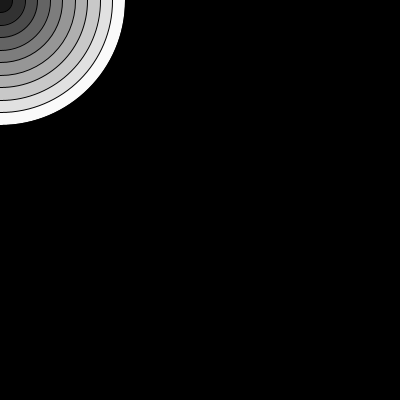
Frame 1 (no input)
Frame 60 (the mouse pressed at the canvas centre just before this capture): identical to frame 1, image omitted
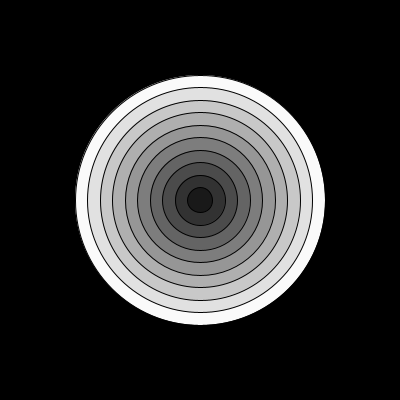
Frame 120 (the mouse held since frame 60 and released just before this capture)

The Processing sketch that drew these frames (run headless with seeded random() and noise(); from frame 60 on, the mouse is pressed at the canvas centre):

// Processing sketch: interactivecircles
// ── interactivecircles.pde
void setup () {
  size(400,400);
  smooth();
}

void draw() {
 background(0);
 int circleSize = 250;
 ellipseMode(CENTER);
 
 while (circleSize > 0) {
   fill(circleSize);
   ellipse(mouseX,mouseY,circleSize,circleSize);
   circleSize -= 25; 
 } 
}
